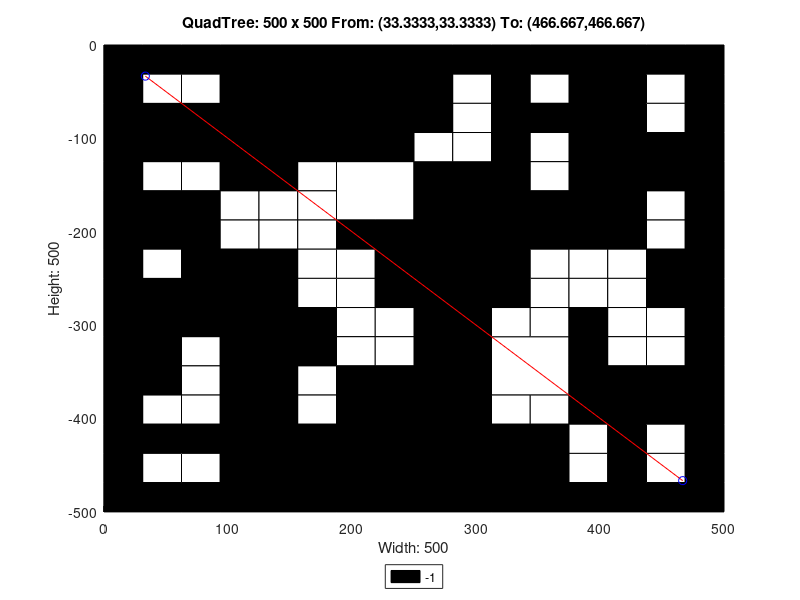

This figure's MATLAB source:
axis([0 500 -500 0]);
title('QuadTree: 500 x 500 From: (33.3333,33.3333) To: (466.667,466.667)');
xlabel('Width: 500');
ylabel('Height: 500');
rectangle('Position',[125 -125 125 125], 'FaceColor',[0 0 0]);
rectangle('Position',[0 -125 62.5 62.5], 'FaceColor',[0 0 0]);
rectangle('Position',[62.5 -125 62.5 62.5], 'FaceColor',[0 0 0]);
rectangle('Position',[187.5 -187.5 62.5 62.5], 'FaceColor',[1 1 1]);
rectangle('Position',[375 -62.5 62.5 62.5], 'FaceColor',[0 0 0]);
rectangle('Position',[375 -125 62.5 62.5], 'FaceColor',[0 0 0]);
rectangle('Position',[250 -187.5 62.5 62.5], 'FaceColor',[0 0 0]);
rectangle('Position',[250 -250 62.5 62.5], 'FaceColor',[0 0 0]);
rectangle('Position',[375 -187.5 62.5 62.5], 'FaceColor',[0 0 0]);
rectangle('Position',[0 -312.5 62.5 62.5], 'FaceColor',[0 0 0]);
rectangle('Position',[62.5 -312.5 62.5 62.5], 'FaceColor',[0 0 0]);
rectangle('Position',[0 -375 62.5 62.5], 'FaceColor',[0 0 0]);
rectangle('Position',[187.5 -437.5 62.5 62.5], 'FaceColor',[0 0 0]);
rectangle('Position',[125 -500 62.5 62.5], 'FaceColor',[0 0 0]);
rectangle('Position',[187.5 -500 62.5 62.5], 'FaceColor',[0 0 0]);
rectangle('Position',[250 -312.5 62.5 62.5], 'FaceColor',[0 0 0]);
rectangle('Position',[250 -375 62.5 62.5], 'FaceColor',[0 0 0]);
rectangle('Position',[312.5 -375 62.5 62.5], 'FaceColor',[1 1 1]);
rectangle('Position',[250 -437.5 62.5 62.5], 'FaceColor',[0 0 0]);
rectangle('Position',[250 -500 62.5 62.5], 'FaceColor',[0 0 0]);
rectangle('Position',[312.5 -500 62.5 62.5], 'FaceColor',[0 0 0]);
rectangle('Position',[0 -31.25 31.25 31.25], 'FaceColor',[0 0 0]);
rectangle('Position',[31.25 -31.25 31.25 31.25], 'FaceColor',[0 0 0]);
rectangle('Position',[0 -62.5 31.25 31.25], 'FaceColor',[0 0 0]);
rectangle('Position',[31.25 -62.5 31.25 31.25], 'FaceColor',[1 1 1]);
rectangle('Position',[62.5 -31.25 31.25 31.25], 'FaceColor',[0 0 0]);
rectangle('Position',[93.75 -31.25 31.25 31.25], 'FaceColor',[0 0 0]);
rectangle('Position',[62.5 -62.5 31.25 31.25], 'FaceColor',[1 1 1]);
rectangle('Position',[93.75 -62.5 31.25 31.25], 'FaceColor',[0 0 0]);
rectangle('Position',[0 -156.25 31.25 31.25], 'FaceColor',[0 0 0]);
rectangle('Position',[31.25 -156.25 31.25 31.25], 'FaceColor',[1 1 1]);
rectangle('Position',[0 -187.5 31.25 31.25], 'FaceColor',[0 0 0]);
rectangle('Position',[31.25 -187.5 31.25 31.25], 'FaceColor',[0 0 0]);
rectangle('Position',[62.5 -156.25 31.25 31.25], 'FaceColor',[1 1 1]);
rectangle('Position',[93.75 -156.25 31.25 31.25], 'FaceColor',[0 0 0]);
rectangle('Position',[62.5 -187.5 31.25 31.25], 'FaceColor',[0 0 0]);
rectangle('Position',[93.75 -187.5 31.25 31.25], 'FaceColor',[1 1 1]);
rectangle('Position',[0 -218.75 31.25 31.25], 'FaceColor',[0 0 0]);
rectangle('Position',[31.25 -218.75 31.25 31.25], 'FaceColor',[0 0 0]);
rectangle('Position',[0 -250 31.25 31.25], 'FaceColor',[0 0 0]);
rectangle('Position',[31.25 -250 31.25 31.25], 'FaceColor',[1 1 1]);
rectangle('Position',[62.5 -218.75 31.25 31.25], 'FaceColor',[0 0 0]);
rectangle('Position',[93.75 -218.75 31.25 31.25], 'FaceColor',[1 1 1]);
rectangle('Position',[62.5 -250 31.25 31.25], 'FaceColor',[0 0 0]);
rectangle('Position',[93.75 -250 31.25 31.25], 'FaceColor',[0 0 0]);
rectangle('Position',[125 -156.25 31.25 31.25], 'FaceColor',[0 0 0]);
rectangle('Position',[156.25 -156.25 31.25 31.25], 'FaceColor',[1 1 1]);
rectangle('Position',[125 -187.5 31.25 31.25], 'FaceColor',[1 1 1]);
rectangle('Position',[156.25 -187.5 31.25 31.25], 'FaceColor',[1 1 1]);
rectangle('Position',[125 -218.75 31.25 31.25], 'FaceColor',[1 1 1]);
rectangle('Position',[156.25 -218.75 31.25 31.25], 'FaceColor',[1 1 1]);
rectangle('Position',[125 -250 31.25 31.25], 'FaceColor',[0 0 0]);
rectangle('Position',[156.25 -250 31.25 31.25], 'FaceColor',[1 1 1]);
rectangle('Position',[187.5 -218.75 31.25 31.25], 'FaceColor',[0 0 0]);
rectangle('Position',[218.75 -218.75 31.25 31.25], 'FaceColor',[0 0 0]);
rectangle('Position',[187.5 -250 31.25 31.25], 'FaceColor',[1 1 1]);
rectangle('Position',[218.75 -250 31.25 31.25], 'FaceColor',[0 0 0]);
rectangle('Position',[250 -31.25 31.25 31.25], 'FaceColor',[0 0 0]);
rectangle('Position',[281.25 -31.25 31.25 31.25], 'FaceColor',[0 0 0]);
rectangle('Position',[250 -62.5 31.25 31.25], 'FaceColor',[0 0 0]);
rectangle('Position',[281.25 -62.5 31.25 31.25], 'FaceColor',[1 1 1]);
rectangle('Position',[312.5 -31.25 31.25 31.25], 'FaceColor',[0 0 0]);
rectangle('Position',[343.75 -31.25 31.25 31.25], 'FaceColor',[0 0 0]);
rectangle('Position',[312.5 -62.5 31.25 31.25], 'FaceColor',[0 0 0]);
rectangle('Position',[343.75 -62.5 31.25 31.25], 'FaceColor',[1 1 1]);
rectangle('Position',[250 -93.75 31.25 31.25], 'FaceColor',[0 0 0]);
rectangle('Position',[281.25 -93.75 31.25 31.25], 'FaceColor',[1 1 1]);
rectangle('Position',[250 -125 31.25 31.25], 'FaceColor',[1 1 1]);
rectangle('Position',[281.25 -125 31.25 31.25], 'FaceColor',[1 1 1]);
rectangle('Position',[312.5 -93.75 31.25 31.25], 'FaceColor',[0 0 0]);
rectangle('Position',[343.75 -93.75 31.25 31.25], 'FaceColor',[0 0 0]);
rectangle('Position',[312.5 -125 31.25 31.25], 'FaceColor',[0 0 0]);
rectangle('Position',[343.75 -125 31.25 31.25], 'FaceColor',[1 1 1]);
rectangle('Position',[437.5 -31.25 31.25 31.25], 'FaceColor',[0 0 0]);
rectangle('Position',[468.75 -31.25 31.25 31.25], 'FaceColor',[0 0 0]);
rectangle('Position',[437.5 -62.5 31.25 31.25], 'FaceColor',[1 1 1]);
rectangle('Position',[468.75 -62.5 31.25 31.25], 'FaceColor',[0 0 0]);
rectangle('Position',[437.5 -93.75 31.25 31.25], 'FaceColor',[1 1 1]);
rectangle('Position',[468.75 -93.75 31.25 31.25], 'FaceColor',[0 0 0]);
rectangle('Position',[437.5 -125 31.25 31.25], 'FaceColor',[0 0 0]);
rectangle('Position',[468.75 -125 31.25 31.25], 'FaceColor',[0 0 0]);
rectangle('Position',[312.5 -156.25 31.25 31.25], 'FaceColor',[0 0 0]);
rectangle('Position',[343.75 -156.25 31.25 31.25], 'FaceColor',[1 1 1]);
rectangle('Position',[312.5 -187.5 31.25 31.25], 'FaceColor',[0 0 0]);
rectangle('Position',[343.75 -187.5 31.25 31.25], 'FaceColor',[0 0 0]);
rectangle('Position',[312.5 -218.75 31.25 31.25], 'FaceColor',[0 0 0]);
rectangle('Position',[343.75 -218.75 31.25 31.25], 'FaceColor',[0 0 0]);
rectangle('Position',[312.5 -250 31.25 31.25], 'FaceColor',[0 0 0]);
rectangle('Position',[343.75 -250 31.25 31.25], 'FaceColor',[1 1 1]);
rectangle('Position',[437.5 -156.25 31.25 31.25], 'FaceColor',[0 0 0]);
rectangle('Position',[468.75 -156.25 31.25 31.25], 'FaceColor',[0 0 0]);
rectangle('Position',[437.5 -187.5 31.25 31.25], 'FaceColor',[1 1 1]);
rectangle('Position',[468.75 -187.5 31.25 31.25], 'FaceColor',[0 0 0]);
rectangle('Position',[375 -218.75 31.25 31.25], 'FaceColor',[0 0 0]);
rectangle('Position',[406.25 -218.75 31.25 31.25], 'FaceColor',[0 0 0]);
rectangle('Position',[375 -250 31.25 31.25], 'FaceColor',[1 1 1]);
rectangle('Position',[406.25 -250 31.25 31.25], 'FaceColor',[1 1 1]);
rectangle('Position',[437.5 -218.75 31.25 31.25], 'FaceColor',[1 1 1]);
rectangle('Position',[468.75 -218.75 31.25 31.25], 'FaceColor',[0 0 0]);
rectangle('Position',[437.5 -250 31.25 31.25], 'FaceColor',[0 0 0]);
rectangle('Position',[468.75 -250 31.25 31.25], 'FaceColor',[0 0 0]);
rectangle('Position',[62.5 -343.75 31.25 31.25], 'FaceColor',[1 1 1]);
rectangle('Position',[93.75 -343.75 31.25 31.25], 'FaceColor',[0 0 0]);
rectangle('Position',[62.5 -375 31.25 31.25], 'FaceColor',[1 1 1]);
rectangle('Position',[93.75 -375 31.25 31.25], 'FaceColor',[0 0 0]);
rectangle('Position',[125 -281.25 31.25 31.25], 'FaceColor',[0 0 0]);
rectangle('Position',[156.25 -281.25 31.25 31.25], 'FaceColor',[1 1 1]);
rectangle('Position',[125 -312.5 31.25 31.25], 'FaceColor',[0 0 0]);
rectangle('Position',[156.25 -312.5 31.25 31.25], 'FaceColor',[0 0 0]);
rectangle('Position',[187.5 -281.25 31.25 31.25], 'FaceColor',[1 1 1]);
rectangle('Position',[218.75 -281.25 31.25 31.25], 'FaceColor',[0 0 0]);
rectangle('Position',[187.5 -312.5 31.25 31.25], 'FaceColor',[1 1 1]);
rectangle('Position',[218.75 -312.5 31.25 31.25], 'FaceColor',[1 1 1]);
rectangle('Position',[125 -343.75 31.25 31.25], 'FaceColor',[0 0 0]);
rectangle('Position',[156.25 -343.75 31.25 31.25], 'FaceColor',[0 0 0]);
rectangle('Position',[125 -375 31.25 31.25], 'FaceColor',[0 0 0]);
rectangle('Position',[156.25 -375 31.25 31.25], 'FaceColor',[1 1 1]);
rectangle('Position',[187.5 -343.75 31.25 31.25], 'FaceColor',[1 1 1]);
rectangle('Position',[218.75 -343.75 31.25 31.25], 'FaceColor',[1 1 1]);
rectangle('Position',[187.5 -375 31.25 31.25], 'FaceColor',[0 0 0]);
rectangle('Position',[218.75 -375 31.25 31.25], 'FaceColor',[0 0 0]);
rectangle('Position',[0 -406.25 31.25 31.25], 'FaceColor',[0 0 0]);
rectangle('Position',[31.25 -406.25 31.25 31.25], 'FaceColor',[1 1 1]);
rectangle('Position',[0 -437.5 31.25 31.25], 'FaceColor',[0 0 0]);
rectangle('Position',[31.25 -437.5 31.25 31.25], 'FaceColor',[0 0 0]);
rectangle('Position',[62.5 -406.25 31.25 31.25], 'FaceColor',[1 1 1]);
rectangle('Position',[93.75 -406.25 31.25 31.25], 'FaceColor',[0 0 0]);
rectangle('Position',[62.5 -437.5 31.25 31.25], 'FaceColor',[0 0 0]);
rectangle('Position',[93.75 -437.5 31.25 31.25], 'FaceColor',[0 0 0]);
rectangle('Position',[0 -468.75 31.25 31.25], 'FaceColor',[0 0 0]);
rectangle('Position',[31.25 -468.75 31.25 31.25], 'FaceColor',[1 1 1]);
rectangle('Position',[0 -500 31.25 31.25], 'FaceColor',[0 0 0]);
rectangle('Position',[31.25 -500 31.25 31.25], 'FaceColor',[0 0 0]);
rectangle('Position',[62.5 -468.75 31.25 31.25], 'FaceColor',[1 1 1]);
rectangle('Position',[93.75 -468.75 31.25 31.25], 'FaceColor',[0 0 0]);
rectangle('Position',[62.5 -500 31.25 31.25], 'FaceColor',[0 0 0]);
rectangle('Position',[93.75 -500 31.25 31.25], 'FaceColor',[0 0 0]);
rectangle('Position',[125 -406.25 31.25 31.25], 'FaceColor',[0 0 0]);
rectangle('Position',[156.25 -406.25 31.25 31.25], 'FaceColor',[1 1 1]);
rectangle('Position',[125 -437.5 31.25 31.25], 'FaceColor',[0 0 0]);
rectangle('Position',[156.25 -437.5 31.25 31.25], 'FaceColor',[0 0 0]);
rectangle('Position',[312.5 -281.25 31.25 31.25], 'FaceColor',[0 0 0]);
rectangle('Position',[343.75 -281.25 31.25 31.25], 'FaceColor',[1 1 1]);
rectangle('Position',[312.5 -312.5 31.25 31.25], 'FaceColor',[1 1 1]);
rectangle('Position',[343.75 -312.5 31.25 31.25], 'FaceColor',[1 1 1]);
rectangle('Position',[375 -281.25 31.25 31.25], 'FaceColor',[1 1 1]);
rectangle('Position',[406.25 -281.25 31.25 31.25], 'FaceColor',[1 1 1]);
rectangle('Position',[375 -312.5 31.25 31.25], 'FaceColor',[0 0 0]);
rectangle('Position',[406.25 -312.5 31.25 31.25], 'FaceColor',[1 1 1]);
rectangle('Position',[437.5 -281.25 31.25 31.25], 'FaceColor',[0 0 0]);
rectangle('Position',[468.75 -281.25 31.25 31.25], 'FaceColor',[0 0 0]);
rectangle('Position',[437.5 -312.5 31.25 31.25], 'FaceColor',[1 1 1]);
rectangle('Position',[468.75 -312.5 31.25 31.25], 'FaceColor',[0 0 0]);
rectangle('Position',[375 -343.75 31.25 31.25], 'FaceColor',[0 0 0]);
rectangle('Position',[406.25 -343.75 31.25 31.25], 'FaceColor',[1 1 1]);
rectangle('Position',[375 -375 31.25 31.25], 'FaceColor',[0 0 0]);
rectangle('Position',[406.25 -375 31.25 31.25], 'FaceColor',[0 0 0]);
rectangle('Position',[437.5 -343.75 31.25 31.25], 'FaceColor',[1 1 1]);
rectangle('Position',[468.75 -343.75 31.25 31.25], 'FaceColor',[0 0 0]);
rectangle('Position',[437.5 -375 31.25 31.25], 'FaceColor',[0 0 0]);
rectangle('Position',[468.75 -375 31.25 31.25], 'FaceColor',[0 0 0]);
rectangle('Position',[312.5 -406.25 31.25 31.25], 'FaceColor',[1 1 1]);
rectangle('Position',[343.75 -406.25 31.25 31.25], 'FaceColor',[1 1 1]);
rectangle('Position',[312.5 -437.5 31.25 31.25], 'FaceColor',[0 0 0]);
rectangle('Position',[343.75 -437.5 31.25 31.25], 'FaceColor',[0 0 0]);
rectangle('Position',[375 -406.25 31.25 31.25], 'FaceColor',[0 0 0]);
rectangle('Position',[406.25 -406.25 31.25 31.25], 'FaceColor',[0 0 0]);
rectangle('Position',[375 -437.5 31.25 31.25], 'FaceColor',[1 1 1]);
rectangle('Position',[406.25 -437.5 31.25 31.25], 'FaceColor',[0 0 0]);
rectangle('Position',[437.5 -406.25 31.25 31.25], 'FaceColor',[0 0 0]);
rectangle('Position',[468.75 -406.25 31.25 31.25], 'FaceColor',[0 0 0]);
rectangle('Position',[437.5 -437.5 31.25 31.25], 'FaceColor',[1 1 1]);
rectangle('Position',[468.75 -437.5 31.25 31.25], 'FaceColor',[0 0 0]);
rectangle('Position',[375 -468.75 31.25 31.25], 'FaceColor',[1 1 1]);
rectangle('Position',[406.25 -468.75 31.25 31.25], 'FaceColor',[0 0 0]);
rectangle('Position',[375 -500 31.25 31.25], 'FaceColor',[0 0 0]);
rectangle('Position',[406.25 -500 31.25 31.25], 'FaceColor',[0 0 0]);
rectangle('Position',[437.5 -468.75 31.25 31.25], 'FaceColor',[1 1 1]);
rectangle('Position',[468.75 -468.75 31.25 31.25], 'FaceColor',[0 0 0]);
rectangle('Position',[437.5 -500 31.25 31.25], 'FaceColor',[0 0 0]);
rectangle('Position',[468.75 -500 31.25 31.25], 'FaceColor',[0 0 0]);
X=[466.667,33.3333];
Y=[-466.667,-33.3333];
hold on;
plot(X,Y,'r');
plot(X,Y,'bo');
legend('-1','Location','southoutside');
